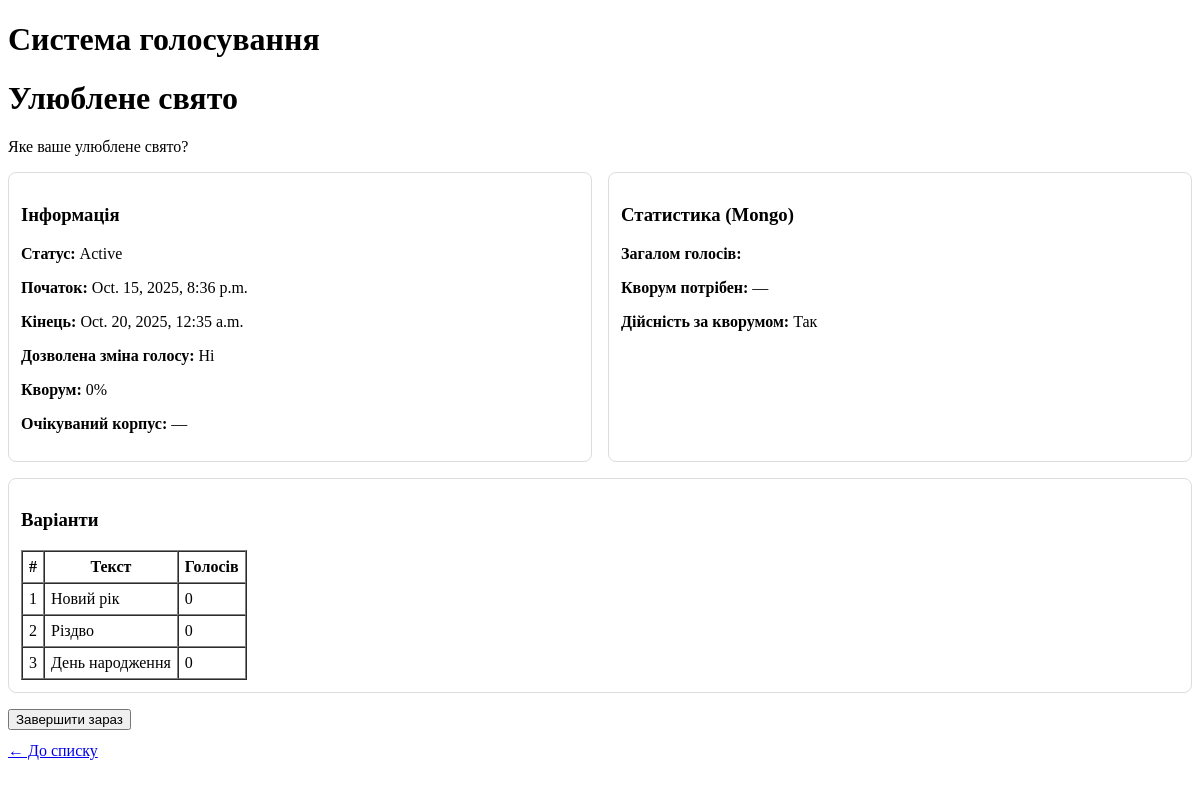
Before: /adminpanel/9/ (signed in) with the older database file.
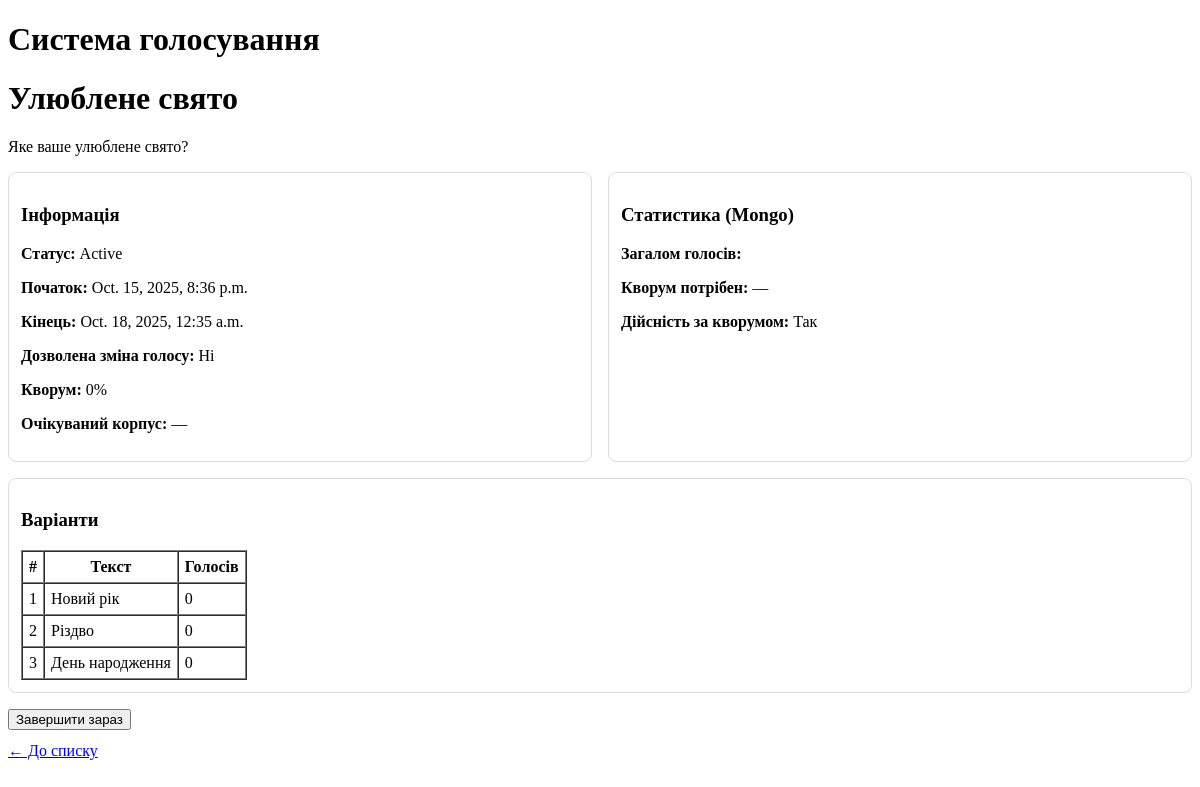
After: the same page with the newer database file.
### polls/models.py (models this page shows, shortened)
class Poll(models.Model):
    class Status(models.TextChoices):
        DRAFT = "draft", "Draft"
        ACTIVE = "active", "Active"
        COMPLETED = "completed", "Completed"
    title = models.CharField(max_length=200)                    # Назва
    short_description = models.CharField(max_length=500, blank=True)  # Короткий опис
    start_at = models.DateTimeField(null=True, blank=True)      # Дата початку
    end_at = models.DateTimeField(null=True, blank=True)        # Дата закінчення
    can_change_vote = models.BooleanField(default=False)        # дозволяти/ні зміну голосу
    quorum = models.PositiveSmallIntegerField(                  # кворум у %, 0–100
        help_text="Кворум у відсотках (0–100).",
    )
    expected_turnout = models.PositiveIntegerField(null=True, blank=True, help_text="Очікуваний корпус виборців (шт.).")
    status = models.CharField(
        max_length=10,
        choices=Status.choices,
        default=Status.DRAFT,
    )
    admin = models.ForeignKey(                                  # власник (admin_id)
        settings.AUTH_USER_MODEL,
        on_delete=models.CASCADE,
        related_name="owned_polls",
    )
    created_at = models.DateTimeField(auto_now_add=True)
    updated_at = models.DateTimeField(auto_now=True)
    class Meta:
        ordering = ["-created_at"]
        constraints = [
            models.CheckConstraint(
                check=models.Q(quorum__gte=0) & models.Q(quorum__lte=100),
                name="poll_quorum_between_0_and_100",
            )
        ]

### adminpanel/views.py (the view)
# urls.py: path("<int:pk>/", views.PollAdminDetailView.as_view(), name="detail"),
class PollAdminDetailView(AdminGroupRequiredMixin, DetailView):
    model = Poll
    template_name = "adminpanel/detail.html"
    context_object_name = "poll"
    def get_queryset(self):
        return Poll.objects.filter(admin=self.request.user).prefetch_related("options")
    def get_context_data(self, **kwargs):
        ctx = super().get_context_data(**kwargs)
        poll: Poll = self.object
        total_votes = _votes_count_for_poll(poll.pk)
        option_votes = _option_counts(poll)
        need_votes = _quorum_required(poll)
        if poll.quorum == 0:
            valid = True
        elif need_votes is None:
            valid = None  # не можемо визначити без expected_turnout
        else:
            valid = total_votes >= need_votes
        ctx.update(
            {
                "total_votes": total_votes,
                "option_votes": option_votes,  # dict {option_id: count}
                "need_votes": need_votes,
                "valid": valid,
                "now": timezone.now(),
            }
        )
        return ctx

### adminpanel/mixins.py (called while the page is built)
    def test_func(self):
        u = self.request.user
        return u.is_authenticated and u.groups.filter(name="admin").exists()

### adminpanel/views.py (called while the page is built)
def _quorum_required(poll: Poll) -> int | None:
    if poll.expected_turnout is None:
        return None
    return ceil(poll.expected_turnout * (poll.quorum / 100.0))

def _votes_count_for_poll(poll_id: int) -> int:
    col = get_votes_collection()
    return col.count_documents({"poll_id": int(poll_id)})

def _option_counts(poll: Poll) -> dict[int, int]:
    col = get_votes_collection()
    result = {}
    for opt in poll.options.all():
        c = col.count_documents({"poll_id": int(poll.pk), "option_id": int(opt.pk)})
        result[int(opt.pk)] = c
    return result

### polls/mongo.py (called while the page is built, shortened)
def get_votes_collection():
    global _client, _votes_col
    return _votes_col

### polls/templatetags/polls_extras.py (called while the page is built)
@register.filter
def get_item(d, key):
    try:
        if d is None:
            return None
        return d.get(int(key), d.get(str(key)))
    except Exception:
        return None

### templates/adminpanel/detail.html (shortened to what this page needs)
{% extends "base.html" %}
{% load polls_extras %}
{% block content %}
<h1>{{ poll.title }}</h1>
{% if poll.short_description %}<p>{{ poll.short_description }}</p>{% endif %}
<div style="display:grid; grid-template-columns: 1fr 1fr; gap:16px; margin-bottom:16px;">
  <div style="border:1px solid #ddd; border-radius:8px; padding:12px;">
    <h3>Інформація</h3>
    <p><strong>Статус:</strong> {{ poll.get_status_display }}</p>
    <p><strong>Початок:</strong> {{ poll.start_at|default:"—" }}</p>
    <p><strong>Кінець:</strong> {{ poll.end_at|default:"—" }}</p>
    <p><strong>Дозволена зміна голосу:</strong> {{ poll.can_change_vote|yesno:"Так,Ні" }}</p>
    <p><strong>Кворум:</strong> {{ poll.quorum }}%</p>
    <p><strong>Очікуваний корпус:</strong> {{ poll.expected_turnout|default:"—" }}</p>
  </div>
  <div style="border:1px solid #ddd; border-radius:8px; padding:12px;">
    <h3>Статистика (Mongo)</h3>
    <p><strong>Загалом голосів:</strong> {{ total_votes }}</p>
    <p>
      <strong>Кворум потрібен:</strong>
      {% if need_votes %} {{ need_votes }} {% else %} — {% endif %}
    </p>
    <p>
      <strong>Дійсність за кворумом:</strong>
      {% if valid is None %} Н/Д (немає expected_turnout)
      {% elif valid %} Так
      {% else %} Ні
      {% endif %}
    </p>
  </div>
</div>
<div style="border:1px solid #ddd; border-radius:8px; padding:12px; margin-bottom:16px;">
  <h3>Варіанти</h3>
  <table border="1" cellpadding="6" cellspacing="0">
    <thead>
      <tr>
        <th>#</th>
        <th>Текст</th>
        <th>Голосів</th>
      </tr>
    </thead>
    <tbody>
      {% for opt in poll.options.all %}
        <tr>
          <td>{{ opt.order }}</td>
          <td>{{ opt.text }}</td>
          <td>{{ option_votes|get_item:opt.pk|default:0 }}</td>
        </tr>
      {% endfor %}
    </tbody>
  </table>
</div>
{% if poll.status != "completed" %}
  <form method="post" action="{% url 'adminpanel:finish_now' poll.pk %}" onsubmit="return confirm('Завершити зараз?');">
    <button type="submit">Завершити зараз</button>
  </form>
{% else %}
  <p><em>Опитування вже завершене.</em></p>
{% endif %}
<p style="margin-top:12px;"><a href="{% url 'adminpanel:list' %}">← До списку</a></p>
{% endblock %}

Changed rows visible on the page:
changed Poll "Улюблене свято": end_at "Oct. 20, 2025, 12:35 a.m." → "Oct. 18, 2025, 12:35 a.m."
